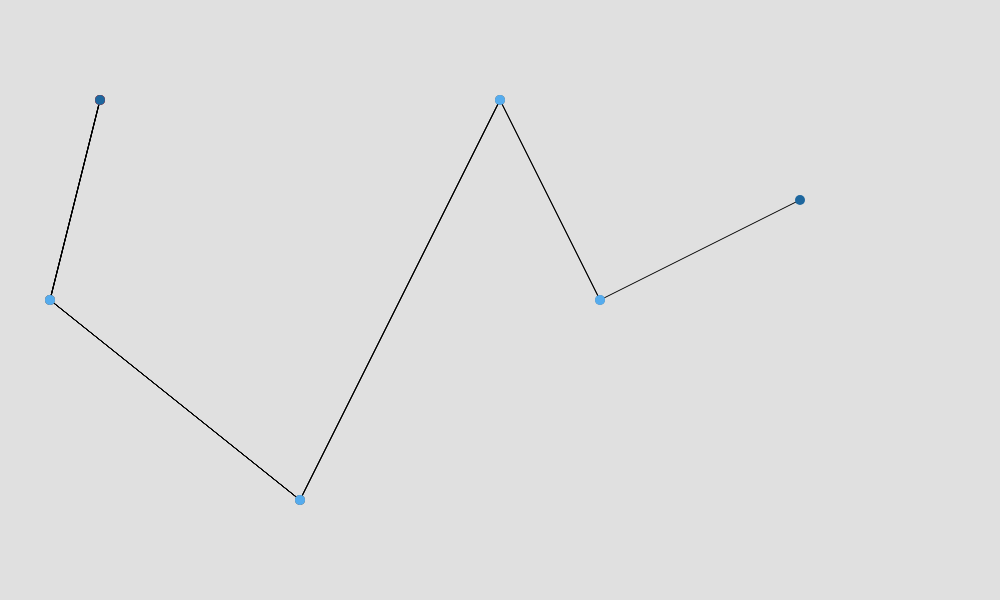
Frame 1 (no input)
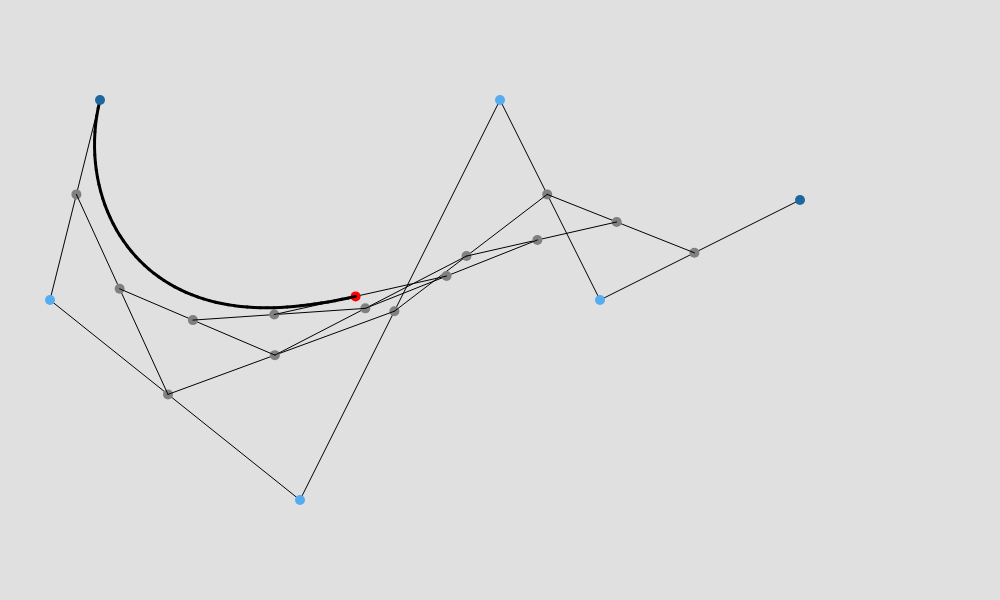
Frame 60 (no input)
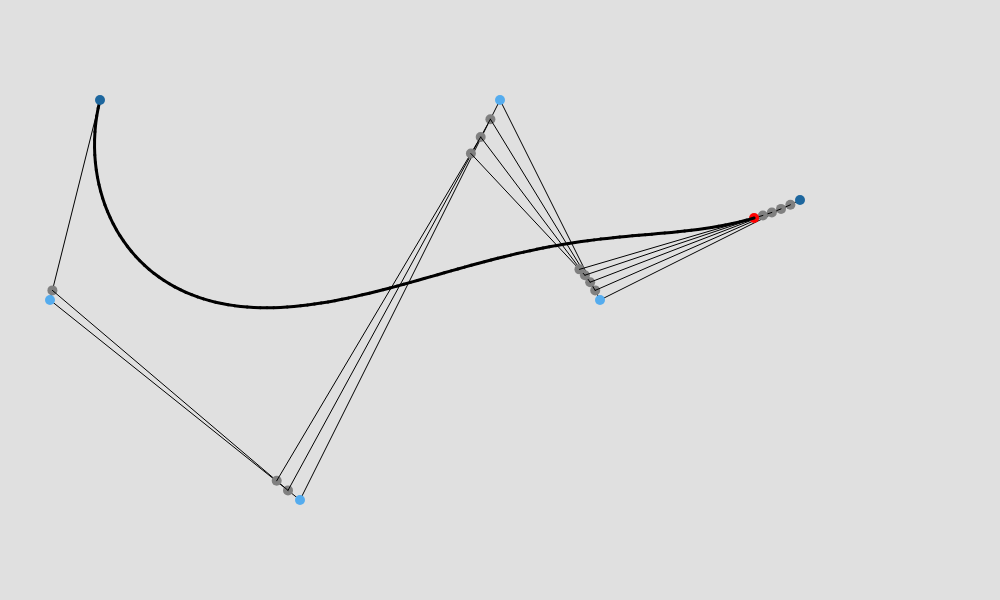
Frame 120 (the mouse pressed at the canvas centre since frame 60)

The p5.js sketch that drew these frames (run headless with seeded random() and noise() and a simulated clock; from frame 60 on, the mouse is pressed at the canvas centre):

// p5.js sketch
// ── sketch.js
let rSlider


let dt = 0.008;
let t = 0;

let canvas_width = 1000;
let canvas_height = 600;

let cp = [
  [100, 100], // first point
  [50, 300], // control point
  [300,500], // final point
  [500,100], // final point
  [600,300], // final point
  [800,200]
];

let path_history = [];

function setup() {
  createCanvas(canvas_width, canvas_height);
}

function recursive_bezier(points) {
  let path_flag = false;
  if (points.length > 1) {
    let distances = [];
    let new_points = [];
    for (var i = 0; i < points.length; i++) {
      if (i < points.length - 1) {
        distances.push([points[i+1][0] - points[i][0], points[i+1][1] - points[i][1]]);
      }
    }
    for (var i = 0; i < points.length-1; i++) {
      strokeWeight(1);
      stroke('black');
      let curr_point = points[i];
      let next_point = points[i+1];
      line(curr_point[0], curr_point[1], next_point[0], next_point[1]);

      strokeWeight(10);
      stroke('gray');
      if(points.length == 2) {
        stroke('red');
        path_flag = true;
      }
      point(curr_point[0] + distances[i][0]*t, curr_point[1] + distances[i][1]*t);
      new_points.push([curr_point[0] + distances[i][0]*t, curr_point[1] + distances[i][1]*t]);
      if(path_flag) {
        path_history.push([curr_point[0] + distances[i][0]*t, curr_point[1] + distances[i][1]*t]);
      }
    }

    recursive_bezier(new_points);
  }
}

function draw() {
  background('#E0E0E0');

  recursive_bezier(cp);

  strokeWeight(3);
  stroke('black');
  for (var i = 0; i < path_history.length-1; i++) {
    line(path_history[i][0], path_history[i][1], path_history[i+1][0], path_history[i+1][1]);
  }

  for (var i = 0; i < cp.length; i++) {
    strokeWeight(10);
    stroke('#55acee');
    if(i == 0 || i == cp.length - 1){
      stroke('#1e679e');
    }
    point(cp[i][0], cp[i][1]);
  }

  t += dt; // t is the spline parameter, not neceessarily time.
  if (t > 1) {
    t = 0;
    path_history = [];
  }
}
